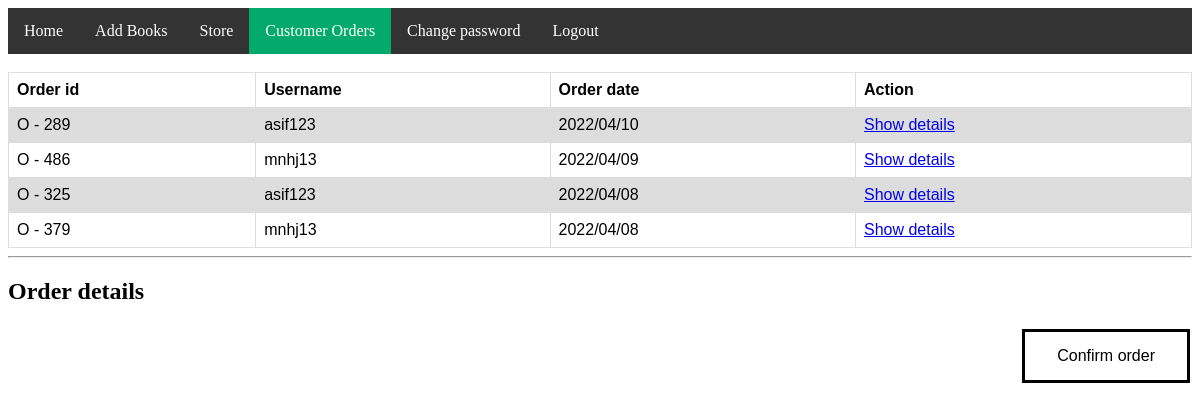
/admin/corders.php (signed in), run on the app's committed database.
### tables this page shows
CREATE TABLE `customer_order` (
  `order_id` varchar(20) NOT NULL,
  `uname` varchar(30) NOT NULL,
  `order_date` varchar(14) NOT NULL,
  `status` varchar(2) NOT NULL
);

### admin/corders.php (the view, shortened to what this page needs)
<!DOCTYPE html>
<html>
<head>
<link rel="stylesheet" href="style.css">
<link rel="stylesheet" href="corders.css">
</head>
<body>
<ul>
  <li><a href="home.php">Home</a></li>
  <li><a href="addproducts.php">Add Books</a></li>
  <li><a href="store.php">Store</a></li>
  <li><a class="active" href="corders.php">Customer Orders</a></li>
  <li><a href="chngpass.php">Change password</a></li>
  <li><a href="?sign=out">Logout</a></li>
</ul><br>
<div class="container">
<div class="row">
<?php
include("../connection.php");
$sql="select * from customer_order where status=0 order by order_date desc";
$r=mysqli_query($con,$sql);
echo "<table id='customers'>";
echo "<tr>
		<th>Order id</th>
		<th>Username</th>
		<th>Order date</th>
		<th>Action</th>
	  </tr>";
		while($row=mysqli_fetch_array($r))
		{
			$oid=$row['order_id'];
			$uname=$row['uname'];
			$odate=$row['order_date'];
			echo "<tr>
			<td>$oid</td><td>$uname</td><td>$odate</td><td><a href='corders.php?action=show&id=$oid'>Show details</a></td>
			</tr>";
		}
		echo "</table>";
?>
</div>
</div>
<div class="container">
<?php
echo "<hr/>";
echo "<h2>Order details</h2>";
?>
</div>
<form action='corders.php' method='post'>
<div class="row">
	<input type="submit" class="button" value="Confirm order" name="corder">
</div>
</form>
</body>
</html>

### admin/style.css (style rules this page uses)
ul { list-style-type: none; margin: 0; padding: 0; overflow: hidden; background-color: #333; }
li { float: left; }
li a { display: block; color: white; text-align: center; padding: 14px 16px; text-decoration: none; }
.active { background-color: #04AA6D; }

### admin/corders.css (style rules this page uses)
table { font-family: arial, sans-serif; border-collapse: collapse; width: 100%; }
td, th { border: 1px solid #dddddd; text-align: left; padding: 8px; }
tr:nth-child(even) { background-color: #dddddd; }
.button { background-color: white; border: solid black; color: black; padding: 15px 32px; float: right; text-align: center; text-decoration: none; display: inline-block; font-size: 16px; margin: 4px 2px; cursor: pointer; }

### data on the page
customer_order: order_id "O - 289", uname "asif123", order_date "2022/04/10"
customer_order: order_id "O - 486", uname "mnhj13", order_date "2022/04/09"
customer_order: order_id "O - 325", uname "asif123", order_date "2022/04/08"
customer_order: order_id "O - 379", uname "mnhj13", order_date "2022/04/08"
